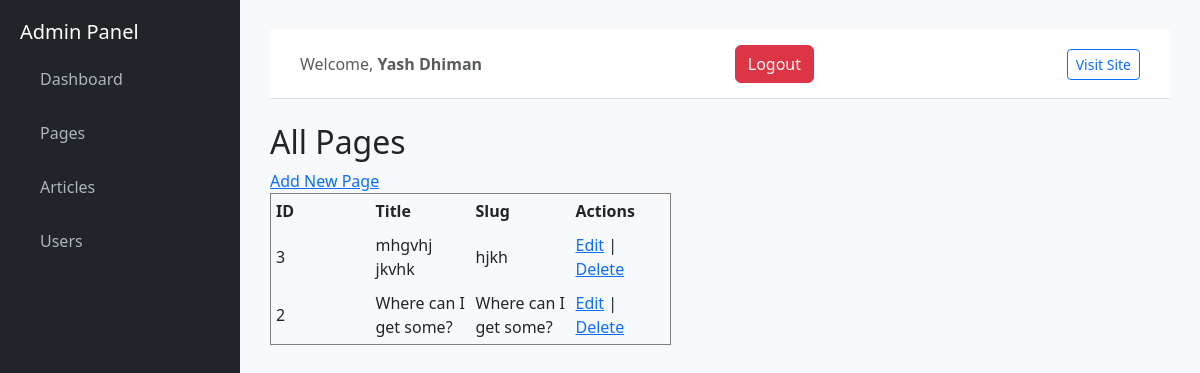
The app's page /admin/pages (signed in) with its own data.
### tables this page shows
CREATE TABLE pages (
            id INTEGER PRIMARY KEY AUTOINCREMENT,
            title TEXT NOT NULL,
            slug TEXT NOT NULL UNIQUE,
            content TEXT NOT NULL,
            created_at TIMESTAMP DEFAULT CURRENT_TIMESTAMP
        , thumbnail TEXT);

### admin_app/routes.py (the view)
@admin_bp.route("/pages")
def pages_view():
    conn = get_db()
    pages = conn.execute("SELECT * FROM pages ORDER BY id DESC").fetchall()
    conn.close()
    return render_template("pages.html", pages=pages)

### admin_app/routes.py (called while the page is built)
def get_db():
    conn = sqlite3.connect(DB_NAME)
    conn.row_factory = sqlite3.Row
    return conn

### admin_app/templates/pages.html (shortened to what this page needs)
{% extends "admin_base.html" %}
{% block content %}
<h2>All Pages</h2>
<a href="{{ url_for('admin.add_page_view') }}">Add New Page</a>
<table border="1" cellpadding="5">
    <tr>
        <th>ID</th>
        <th>Title</th>
        <th>Slug</th>
        <th>Actions</th>
    </tr>
    {% if pages %}
        {% for page in pages %}
        <tr>
            <td style="width:100px">{{ page['id'] }}</td>
            <td style="width:100px">{{ page['title'] }}</td>
            <td style="width:100px">{{ page['slug'] }}</td>
           <td style="width:100px">
                <a href="{{ url_for('admin.edit_page_view', id=page['id']) }}">Edit</a> |
                <a href="{{ url_for('admin.delete_page_view', id=page['id']) }}">Delete</a>
            </td>
        </tr>
        {% endfor %}
    {% else %}
        <tr>
            <td colspan="4">No pages found.</td>
        </tr>
    {% endif %}
</table>
{% endblock %}

### admin_app/templates/admin_base.html (style rules this page uses)
body { background: #f8f9fa; }

### records on screen
pages: id "3", title "mhgvhj jkvhk", slug "hjkh"
pages: id "2", title "Where can I get some?", slug "Where can I get some?"

### other values on screen
{{ session.get('user_name') }} "Yash Dhiman"
